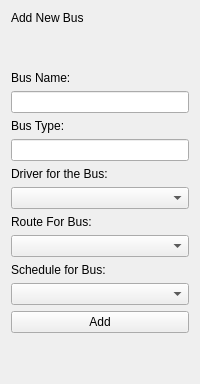
             <widget class="QWidget" name="AddNewBusPage">
              <layout class="QVBoxLayout" name="verticalLayout_5">
               <item>
                <widget class="QLabel" name="label_5">
                 <property name="text">
                  <string>Add New Bus</string>
                 </property>
                </widget>
               </item>
               <item>
                <spacer name="verticalSpacer">
                 <property name="orientation">
                  <enum>Qt::Vertical</enum>
                 </property>
                 <property name="sizeHint" stdset="0">
                  <size>
                   <width>20</width>
                   <height>40</height>
                  </size>
                 </property>
                </spacer>
               </item>
               <item>
                <widget class="QLabel" name="label_2">
                 <property name="text">
                  <string>Bus Name:</string>
                 </property>
                </widget>
               </item>
               <item>
                <widget class="QLineEdit" name="lineEdit"/>
               </item>
               <item>
                <widget class="QLabel" name="label_3">
                 <property name="text">
                  <string>Bus Type:</string>
                 </property>
                </widget>
               </item>
               <item>
                <widget class="QLineEdit" name="lineEdit_2"/>
               </item>
               <item>
                <widget class="QLabel" name="label_4">
                 <property name="text">
                  <string>Driver for the Bus:</string>
                 </property>
                </widget>
               </item>
               <item>
                <widget class="QComboBox" name="comboBox"/>
               </item>
               <item>
                <widget class="QLabel" name="label_57">
                 <property name="text">
                  <string>Route For Bus:</string>
                 </property>
                </widget>
               </item>
               <item>
                <widget class="QComboBox" name="comboBox_7"/>
               </item>
               <item>
                <widget class="QLabel" name="label_74">
                 <property name="text">
                  <string>Schedule for Bus:</string>
                 </property>
                </widget>
               </item>
               <item>
                <widget class="QComboBox" name="comboBox_12"/>
               </item>
               <item>
                <widget class="QPushButton" name="pushButton_10">
                 <property name="text">
                  <string>Add</string>
                 </property>
                </widget>
               </item>
               <item>
                <spacer name="verticalSpacer_2">
                 <property name="orientation">
                  <enum>Qt::Vertical</enum>
                 </property>
                 <property name="sizeHint" stdset="0">
                  <size>
                   <width>20</width>
                   <height>40</height>
                  </size>
                 </property>
                </spacer>
               </item>
              </layout>
             </widget>
